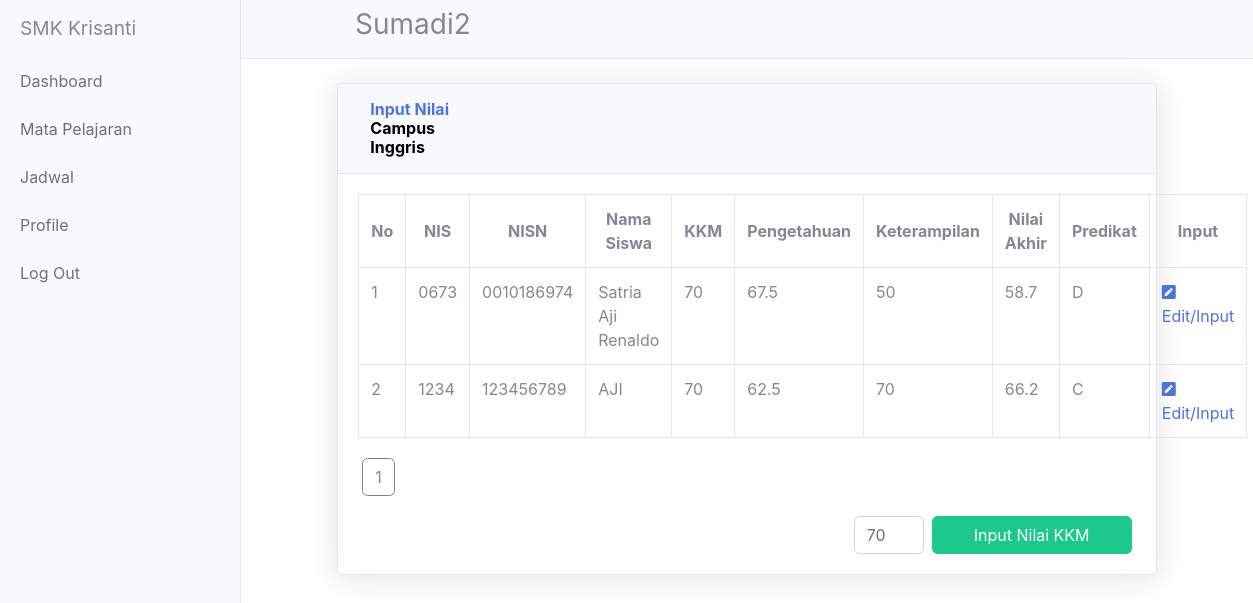
/guru/inputNilai.php?id=16&&id_matpel=2362&&id_kelas=26&&nama_matpel=Campus Inggris, run on the app's committed database.
### tables this page shows
CREATE TABLE `guru` (
  `id_guru` int(11) NOT NULL,
  `id_user` int(100) NOT NULL,
  `id_angkatan` int(100) NOT NULL,
  `id_kelas` int(100) NOT NULL,
  `nuptk` varchar(16) NOT NULL,
  `nama_guru` varchar(100) NOT NULL,
  `password` varchar(8) NOT NULL,
  `alamat` varchar(50) NOT NULL,
  `no_hp` varchar(15) NOT NULL,
  `email` varchar(45) NOT NULL,
  `agama` varchar(8) NOT NULL,
  `tempat_lahir` varchar(10) NOT NULL,
  `tanggal_lahir` varchar(10) NOT NULL,
  `status` varchar(11) NOT NULL,
  `jenis_kelamin` varchar(10) NOT NULL,
  `foto` text NOT NULL
);

CREATE TABLE `nilai` (
  `id_nilai` int(11) NOT NULL,
  `id_siswa` int(100) NOT NULL,
  `id_angkatan` int(100) NOT NULL,
  `id_kelas` int(100) NOT NULL,
  `id_matpel` int(100) NOT NULL,
  `nis` varchar(4) NOT NULL,
  `nama_siswa` varchar(40) NOT NULL,
  `kelas` varchar(8) NOT NULL,
  `semester` varchar(6) NOT NULL,
  `tahun_ajaran` varchar(11) NOT NULL,
  `nilai_pengetahuan` varchar(4) NOT NULL,
  `nilai_keterampilan` varchar(4) NOT NULL,
  `nilai_akhir` varchar(4) NOT NULL,
  `predikat` varchar(2) NOT NULL,
  `kkm` varchar(4) NOT NULL,
  `nama_matpel` varchar(100) NOT NULL,
  `nisn` varchar(10) NOT NULL
);

### guru/inputNilai.php (the view, shortened to what this page needs)
<?php include('header.php'); ?>
<br>
<?php
$id_matpel = $_GET['id_matpel'];
$id_kelas = $_GET['id_kelas'];
$nama_matpel = $_GET['nama_matpel'];
?>
<div class="col-xl-10 col-lg-7" style="margin-left: auto;    margin-right: auto;">
  <div class="card shadow mb-4">
    <div class="card-header py-3 d-flex flex-row align-items-center">
      <div class="col-2">
        <h6 class="m-0 font-weight-bold text-primary">Input Nilai <span style="color:black"> <?php echo "$nama_matpel" ?> </span> </h6>
      </div>
    </div>
    <div class="card-body">
      <table class="table table-bordered" id="dataTable" width="100%" cellspacing="0">
        <tr>
          <th style="width:15px; vertical-align: middle; text-align: center;">No</th>
          <th style=" vertical-align: middle; text-align: center;">NIS</th>
          <th style=" vertical-align: middle; text-align: center;">NISN</th>
          <th style=" vertical-align: middle; text-align: center;">Nama Siswa</th>
          <th style=" vertical-align: middle; text-align: center;">KKM</th>
          <th style=" vertical-align: middle; text-align: center;">Pengetahuan</th>
          <th style=" vertical-align: middle; text-align: center;">Keterampilan</th>
          <th style=" vertical-align: middle; text-align: center;">Nilai Akhir</th>
          <th style=" vertical-align: middle; text-align: center;">Predikat</th>
          <th style=" vertical-align: middle; text-align: center;">Input</th>
        </tr>
        <?php
        $i = 0;
        $halaman = 10;
        $page = isset($_GET['halaman']) ? (int)$_GET["halaman"] : 1;
        $mulai = ($page > 1) ? ($page * $halaman) - $halaman : 0;
        $sql = "SELECT * FROM nilai WHERE id_kelas ='$id_kelas' && id_matpel='$id_matpel'";
        $query = mysqli_query($db, $sql);
        $total = mysqli_num_rows($query);
        $pages = ceil($total / $halaman);
        $getData = mysqlI_query($db, "SELECT * FROM nilai WHERE id_kelas ='$id_kelas' && id_matpel='$id_matpel' LIMIT $mulai, $halaman");
        while ($rowJadwal = mysqli_fetch_assoc($getData)) {
          $i++;
          echo "
      <tr>
      <td>$i</td>
      <td> " . $rowJadwal['nis'] . " </td>
      <td> " . $rowJadwal['nisn'] . " </td>
      <td> " . $rowJadwal['nama_siswa'] . " </td>
      <td>" . $rowJadwal['kkm'] . "</td>
       <td> " . $rowJadwal['nilai_pengetahuan'] . "</td>
      <td> " . $rowJadwal['nilai_keterampilan'] . "</td>
          <td> " . $rowJadwal['nilai_akhir'] . "</td>
      <td> " . $rowJadwal['predikat'] . "</td>
      <td> <a style='text-decoration:none;' href='inputDetailNilai.php?id=$id_guru&&id_matpel=" . $rowJadwal['id_matpel'] . "&&id_kelas=" . $rowJadwal['id_kelas'] . "&&nama_matpel=$nama_matpel&&id_siswa=" . $rowJadwal['id_siswa'] . "'><span> <i class='fas fa-pen-square' > </i></span> Edit/Input</a></td>
         </tr>
      ";
        }
        ?>
      </table>
      <div style="margin-left:auto" class="row">
        <div>
          <ul class="pagination">
            <?php for ($j = 1; $j <= $pages; $j++) { ?>
              <li>
                <a class="btn" style="border:solid 1px grey ; margin:4px;" href="?halaman=<?php echo "$j&&id=$id_guru&&id_matpel=$id_matpel&&id_kelas=$id_kelas&&nama_matpel=$nama_matpel"; ?>"><?php echo $j; ?></a>
              </li>
            <?php } ?>
          </ul>
        </div>
      </div>
      <form enctype="multipart/form-data" method="post" action="inputNilai.php?id=<?php echo "$id_guru&&id_matpel=$id_matpel&&id_kelas=$id_kelas&&nama_matpel=$nama_matpel"; ?>">
        <div class="row">
          <?php
          $getKKM = mysqli_query($db, "SELECT * FROM nilai WHERE id_matpel='$id_matpel'");
          $getNilai = mysqli_fetch_assoc($getKKM);
          $kkm = $getNilai['kkm'];
          ?>
          <input value="<?php echo "$kkm"; ?>" name="nilai_kkm" style="max-width:70px;margin-left:auto; margin-right:1%;" type="number" max="100" min="0" class="form-control">
          <input style="max-width:200px;margin-right:2%;" type="submit" name="kkm" class="btn btn-success btn-user btn-block" value="Input Nilai KKM">
      </form>
    </div>
  </div>
</div>
</div>

### guru/header.php (shortened to what this page needs)
<?php
$id_guru = $_GET['id'];
$getDataGuru=mysqli_query($db,"SELECT * FROM guru WHERE id_guru ='$id_guru'");
$dataGuru=mysqli_fetch_assoc($getDataGuru);
$namaGuru=$dataGuru['nama_guru'];
$id_user=$dataGuru['id_user'];
?>
<!DOCTYPE html>
<html lang="en">
<head>
  <link href="../css/font-awesome.css" rel="stylesheet">
  <link href="../css/vendor/bootstrap/css/bootstrap.min.css" rel="stylesheet">
  <link href="../css/sb-admin-2.min.css" rel="stylesheet">
  <link href="../css/vendor/fontawesome-free/css/all.min.css" rel="stylesheet" type="text/css">
  <link href="../css/simple-sidebar.css" rel="stylesheet">
</head>
<body>
  <div class="d-flex" id="wrapper">
    <div style=""class="bg-light border-right" id="sidebar-wrapper">
      <div class="sidebar-heading"> SMK Krisanti </div>
      <div class="list-group list-group-flush">
        <a href="index.php?id=<?php echo "$id_guru"?>" class="list-group-item list-group-item-action bg-light">Dashboard</a>
         <a href="mata_pelajaran.php?id=<?php echo "$id_guru"?>" class="list-group-item list-group-item-action bg-light">Mata Pelajaran </a>
         <a href="jadwal.php?id=<?php echo "$id_guru"?>" class="list-group-item list-group-item-action bg-light">Jadwal </a>
        <a href="profile.php?id=<?php echo "$id_guru&&id_user=$id_user"?>" class="list-group-item list-group-item-action bg-light">Profile</a>
        <a href="../index.php" class="list-group-item list-group-item-action bg-light">Log Out</a>
      </div>
    </div>
    <div id="page-content-wrapper">
      <nav class="navbar navbar-expand-lg navbar-light bg-light border-bottom">
		<h3 style="margin-left:10%;"><?php echo "$namaGuru";?><h3>
        <div class="collapse navbar-collapse" id="navbarSupportedContent">
          <ul class="navbar-nav ml-auto mt-2 mt-lg-0">
            <li class="nav-item active">
              <a class="nav-link" href="#"><span class="sr-only">(current)</span></a>
            </li>
            <li class="nav-item">
              <a class="nav-link" href="#"></a>
            </li>
          </ul>
        </div>
      </nav>

### css/simple-sidebar.css (style rules this page uses)
body { overflow-x: hidden; }
#sidebar-wrapper { min-height: 100vh; margin-left: -15rem; -webkit-transition: margin .25s ease-out; -moz-transition: margin .25s ease-out; -o-transition: margin .25s ease-out; transition: margin .25s ease-out; }
#sidebar-wrapper .sidebar-heading { padding: 0.875rem 1.25rem; font-size: 1.2rem; }
#sidebar-wrapper .list-group { width: 15rem; }
#page-content-wrapper { min-width: 100vw; }
@media (min-width: 768px) { #sidebar-wrapper { margin-left: 0; } }
@media (min-width: 768px) { #page-content-wrapper { min-width: 0; width: 100%; } }

### data on the page
guru: nama_guru "Sumadi2"
nilai: nis "0673", nisn "0010186974", nama_siswa "Satria Aji Renaldo", kkm "70", nilai_pengetahuan "67.5", nilai_keterampilan "50", nilai_akhir "58.7", predikat "D", nilai_kkm "70"
nilai: nis "1234", nisn "123456789", nama_siswa "AJI", kkm "70", nilai_pengetahuan "62.5", nilai_keterampilan "70", nilai_akhir "66.2", predikat "C"

### other printed values
$nama_matpel "Campus Inggris"
